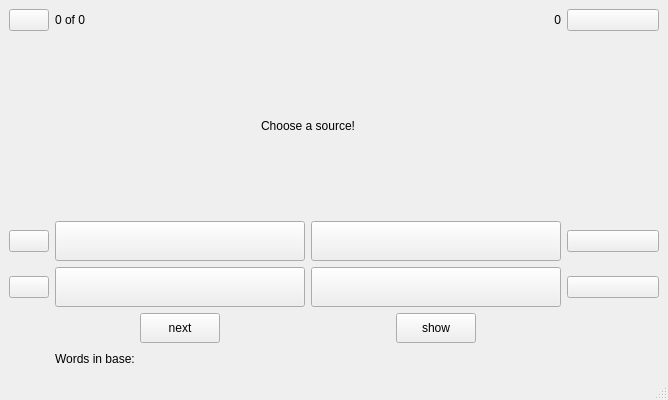
<?xml version="1.0" encoding="UTF-8"?>
<ui version="4.0">
 <class>MainWindow</class>
 <widget class="QMainWindow" name="MainWindow">
  <property name="geometry">
   <rect>
    <x>0</x>
    <y>0</y>
    <width>668</width>
    <height>400</height>
   </rect>
  </property>
  <property name="windowTitle">
   <string>MainWindow</string>
  </property>
  <widget class="QWidget" name="centralwidget">
   <layout class="QGridLayout" name="gridLayout_2">
    <item row="7" column="2" colspan="2">
     <widget class="QPushButton" name="pushButton_0">
      <property name="minimumSize">
       <size>
        <width>250</width>
        <height>40</height>
       </size>
      </property>
      <property name="text">
       <string/>
      </property>
     </widget>
    </item>
    <item row="9" column="4">
     <widget class="QPushButton" name="pushButton_3">
      <property name="minimumSize">
       <size>
        <width>250</width>
        <height>40</height>
       </size>
      </property>
      <property name="text">
       <string/>
      </property>
     </widget>
    </item>
    <item row="11" column="3" colspan="3">
     <widget class="QLabel" name="audioErrorMsg">
      <property name="alignment">
       <set>Qt::AlignRight|Qt::AlignTrailing|Qt::AlignVCenter</set>
      </property>
     </widget>
    </item>
    <item row="0" column="2" colspan="2">
     <widget class="QLabel" name="countLabel">
      <property name="maximumSize">
       <size>
        <width>16777215</width>
        <height>20</height>
       </size>
      </property>
      <property name="text">
       <string>0 of 0</string>
      </property>
      <property name="alignment">
       <set>Qt::AlignLeading|Qt::AlignLeft|Qt::AlignVCenter</set>
      </property>
     </widget>
    </item>
    <item row="0" column="0">
     <widget class="QPushButton" name="resetBtn">
      <property name="text">
       <string/>
      </property>
     </widget>
    </item>
    <item row="0" column="5">
     <widget class="QPushButton" name="deleteBtn"/>
    </item>
    <item row="9" column="2" colspan="2">
     <widget class="QPushButton" name="pushButton_2">
      <property name="minimumSize">
       <size>
        <width>250</width>
        <height>40</height>
       </size>
      </property>
      <property name="text">
       <string/>
      </property>
     </widget>
    </item>
    <item row="7" column="4">
     <widget class="QPushButton" name="pushButton_1">
      <property name="minimumSize">
       <size>
        <width>250</width>
        <height>40</height>
       </size>
      </property>
      <property name="text">
       <string/>
      </property>
     </widget>
    </item>
    <item row="11" column="2">
     <widget class="QLabel" name="wordCount">
      <property name="minimumSize">
       <size>
        <width>0</width>
        <height>20</height>
       </size>
      </property>
      <property name="maximumSize">
       <size>
        <width>16777215</width>
        <height>20</height>
       </size>
      </property>
      <property name="text">
       <string>Words in base: </string>
      </property>
     </widget>
    </item>
    <item row="0" column="4">
     <widget class="QLabel" name="dltLabel">
      <property name="maximumSize">
       <size>
        <width>16777215</width>
        <height>20</height>
       </size>
      </property>
      <property name="text">
       <string>0</string>
      </property>
      <property name="alignment">
       <set>Qt::AlignRight|Qt::AlignTrailing|Qt::AlignVCenter</set>
      </property>
     </widget>
    </item>
    <item row="1" column="2" rowspan="5" colspan="3">
     <widget class="QLabel" name="wordLabel">
      <property name="text">
       <string>Choose a source!</string>
      </property>
      <property name="alignment">
       <set>Qt::AlignCenter</set>
      </property>
      <property name="wordWrap">
       <bool>true</bool>
      </property>
     </widget>
    </item>
    <item row="10" column="2" colspan="2">
     <layout class="QHBoxLayout" name="horizontalLayout">
      <item>
       <widget class="QPushButton" name="nextBtn">
        <property name="minimumSize">
         <size>
          <width>0</width>
          <height>30</height>
         </size>
        </property>
        <property name="maximumSize">
         <size>
          <width>80</width>
          <height>16777215</height>
         </size>
        </property>
        <property name="layoutDirection">
         <enum>Qt::RightToLeft</enum>
        </property>
        <property name="text">
         <string>next</string>
        </property>
       </widget>
      </item>
     </layout>
    </item>
    <item row="10" column="4">
     <layout class="QHBoxLayout" name="horizontalLayout_2">
      <item>
       <widget class="QPushButton" name="showBtn">
        <property name="minimumSize">
         <size>
          <width>0</width>
          <height>30</height>
         </size>
        </property>
        <property name="maximumSize">
         <size>
          <width>80</width>
          <height>16777215</height>
         </size>
        </property>
        <property name="text">
         <string>show</string>
        </property>
       </widget>
      </item>
     </layout>
    </item>
    <item row="7" column="0">
     <widget class="QPushButton" name="splitBtn"/>
    </item>
    <item row="9" column="0">
     <widget class="QPushButton" name="sourceBtn"/>
    </item>
    <item row="7" column="5">
     <widget class="QPushButton" name="settingsBtn"/>
    </item>
    <item row="9" column="5">
     <widget class="QPushButton" name="soundPlayBtn">
      <property name="text">
       <string/>
      </property>
      <property name="flat">
       <bool>false</bool>
      </property>
     </widget>
    </item>
    <item row="10" column="5">
     <spacer name="horizontalSpacer">
      <property name="orientation">
       <enum>Qt::Horizontal</enum>
      </property>
      <property name="sizeHint" stdset="0">
       <size>
        <width>40</width>
        <height>20</height>
       </size>
      </property>
     </spacer>
    </item>
   </layout>
  </widget>
  <widget class="QMenuBar" name="menubar">
   <property name="geometry">
    <rect>
     <x>0</x>
     <y>0</y>
     <width>668</width>
     <height>25</height>
    </rect>
   </property>
  </widget>
  <widget class="QStatusBar" name="statusbar"/>
 </widget>
 <resources/>
 <connections/>
</ui>
